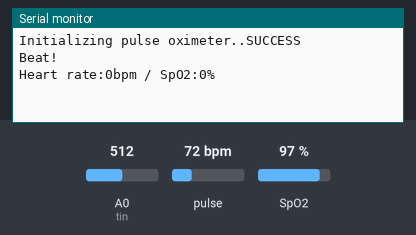
This sketch was run on a simulated Arduino Uno, built with avr-gcc and run on an emulated ATmega328P. Parts: the last lines printed to the serial monitor. Inputs (shaded band) come from the test bench; at power-on: pulse 72 bpm, SpO2 97 %, A0 (tin) = 512.

Above: at 1.2 s.
1.3 s: pulse set to 42 bpm
At 2.7 s:
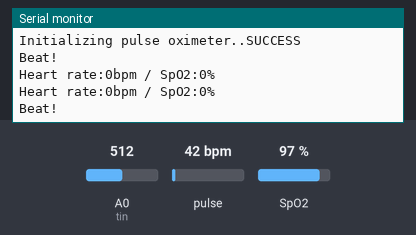
2.8 s: SpO2 set to 80 %
At 3.6 s:
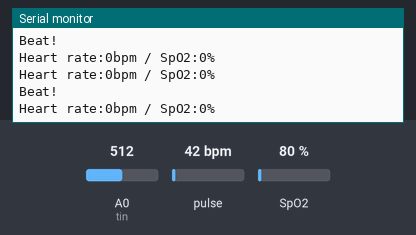
4.3 s: pulse set to 70 bpm
At 7.8 s:
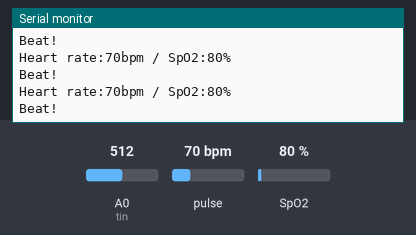
Timing chart, 0 to 9.3 s (numbered marks = the images above; inputs shaded):
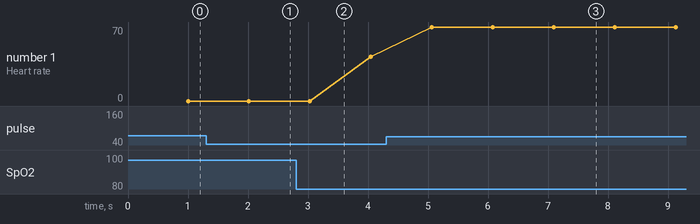

Measured:
- after the input at 4.3 s, the serial monitor: prints a new line after 0.76 s (image 3)
- plotted number 1: 42 → 70 after the input at 4.3 s

The sketch:

Oximeter.ino
```cpp
#include <SoftwareSerial.h>
#define RX 5
#define TX 6
float otmp = 0;
SoftwareSerial HM10(RX, TX);
int tin = 0;

#include <Wire.h>
#include "MAX30100_PulseOximeter.h"

#define REPORTING_PERIOD_MS 1000

PulseOximeter pox;
uint32_t tsLastReport = 0;

void onBeatDetected()
{
  Serial.println("Beat!");
}


void setup() {
  HM10.begin(9600);
  Serial.begin(115200);
  Serial.print("Initializing pulse oximeter..");
  if (!pox.begin()) {
    Serial.println("FAILED");
    for (;;);
  } else {
    Serial.println("SUCCESS");
  }
  pox.setIRLedCurrent(MAX30100_LED_CURR_7_6MA);

  // Register a callback for the beat detection
  pox.setOnBeatDetectedCallback(onBeatDetected);
}

void loop() {
  int hr = 0;
  int spo2 = 0;
  pox.update();
    if (millis() - tsLastReport > REPORTING_PERIOD_MS) {
        Serial.print("Heart rate:");
        hr = pox.getHeartRate();
        Serial.print(hr);
        Serial.print("bpm / SpO2:");
        spo2 = pox.getSpO2();
        Serial.print(spo2);
        Serial.println("%");
        HM10.print("{" + String(analogRead(tin) / 1024.0 * 330) + "," + hr + "," + spo2 + "}");

        tsLastReport = millis();

    }
 }
```
